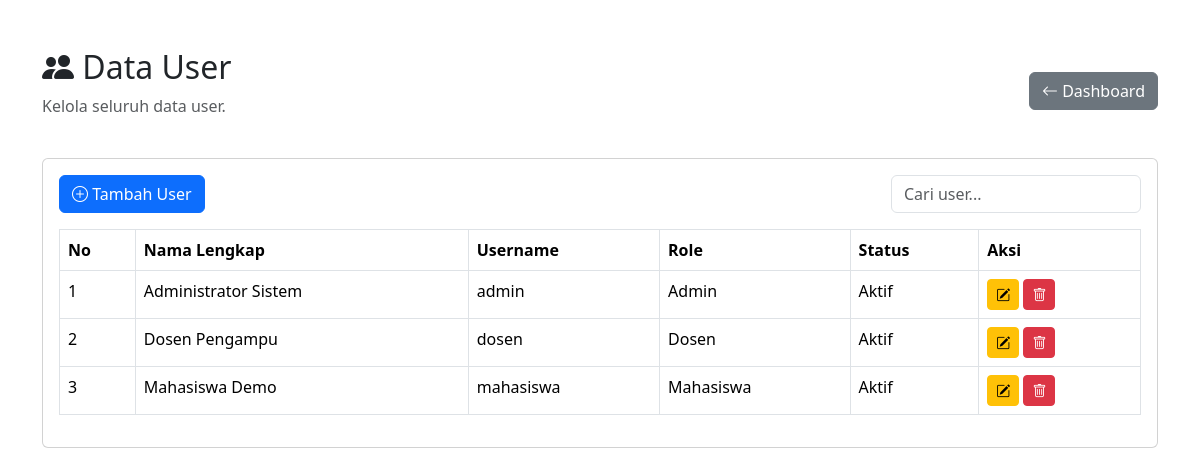
The app's page /user.php, older data.
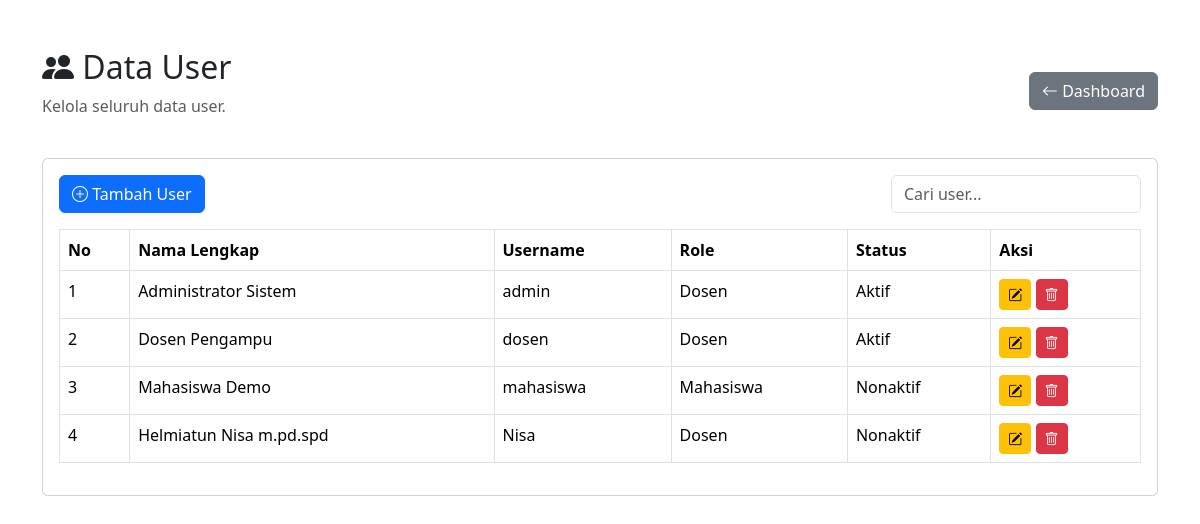
The same page, newer data.
### tables this page shows
CREATE TABLE `user_login` (
  `id_user` int(11) NOT NULL,
  `nama_lengkap` varchar(100) NOT NULL,
  `username` varchar(50) NOT NULL,
  `password` varchar(255) NOT NULL,
  `role` enum('admin','dosen','mahasiswa') DEFAULT 'mahasiswa',
  `status` enum('aktif','nonaktif') DEFAULT 'aktif',
  `created_at` timestamp NOT NULL DEFAULT current_timestamp()
);

### user.php (the view, shortened to what this page needs)
<?php
include 'koneksi.php';
$data = mysqli_query($koneksi, "SELECT * FROM user_login");
?>
<!DOCTYPE html>
     <html lang="id">
          <head>
        <link href="https://cdn.jsdelivr.net/npm/bootstrap@5.3.3/dist/css/bootstrap.min.css" rel="stylesheet">
        <link rel="stylesheet" href="https://cdn.jsdelivr.net/npm/bootstrap-icons@1.11.3/font/bootstrap-icons.min.css">
</head>
<body>
    <div class="container py-5">
        <div class="d-flex justify-content-between align-items-center mb-4">
            <div>
                <h2 class="page-title">
                    <i class="bi bi-people-fill"></i>
                    Data User
                </h2>
                <p class="text-muted">Kelola seluruh data user.</p>
            </div>
            <a href="dashboard.php" class="btn btn-secondary">
                <i class="bi bi-arrow-left"></i> Dashboard
            </a>
        </div>
        <div class="card">
            <div class="card-body">
                <div class="d-flex justify-content-between mb-3">
                    <a href="tambah_user.php" class="btn btn-primary">
                        <i class="bi bi-plus-circle"></i> Tambah User
                    </a>
                    <input type="text" class="form-control" placeholder="Cari user..." style="width:250px;">
                </div>
                <div class="table-responsive">
                    <table class="table table-bordered table-hover">
                        <thead>
                            <tr>
                                <th>No</th>
                                <th>Nama Lengkap</th>
                                <th>Username</th>
                                <th>Role</th>
                                <th>Status</th>
                                <th>Aksi</th>
                            </tr>
                        </thead>
                        <tbody>
                            <?php
                            $no=1;
                            while($row=mysqli_fetch_assoc($data)){
                                ?>
                                <tr>
                                    <td><?= $no++; ?></td>
                                    <td><?= $row['nama_lengkap']; ?></td>
                                    <td><?= $row['username']; ?></td>
                                    <td><?= ucfirst($row['role']); ?></td>
                                    <td>
                                        <span class="badge-status">
                                            <?= ucfirst($row['status']); ?>
                                        </span>
                                    </td>
                                    <td>
                                        <a href="edit_user.php?id=<?= $row['id_user']; ?>" class="btn btn-warning btn-sm">
                                            <i class="bi bi-pencil-square"></i>
                                        </a>
                                        <a href="hapus_user.php?id=<?= $row['id_user']; ?>" class="btn btn-danger btn-sm" onclick="return confirm('Yakin ingin menghapus user ini?')">
                                            <i class="bi bi-trash"></i>
                                        </a>
                                    </td>
                                </tr>
                                <?php }
                                ?>
                            </tbody>
                        </table>
                    </div>
                </div>
            </div>
        </div>
    </body>
</html>

Row changes from the older to the newer data that the page shows:
changed user_login "Administrator Sistem": role "Admin" → "Dosen"
changed user_login "Mahasiswa Demo": status "Aktif" → "Nonaktif"
added user_login: nama_lengkap "Helmiatun Nisa m.pd.spd", username "Nisa", role "Dosen", status "Nonaktif"
